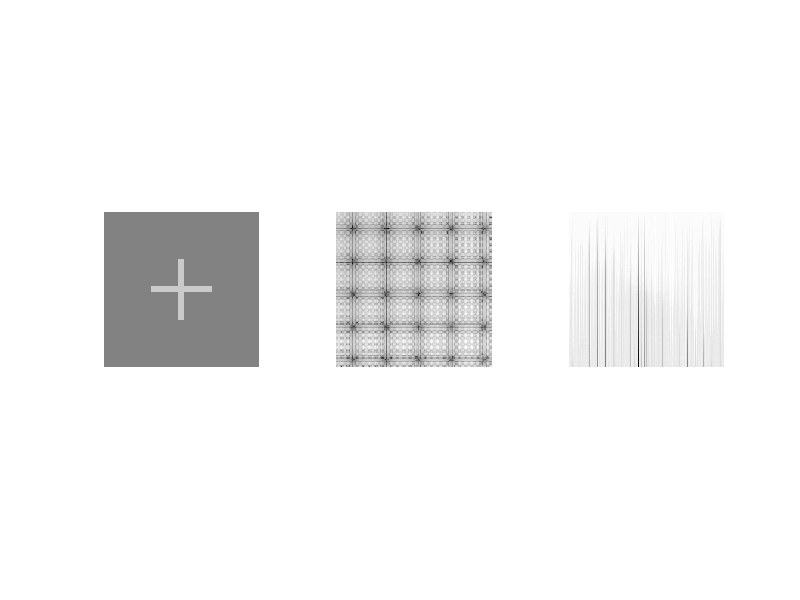
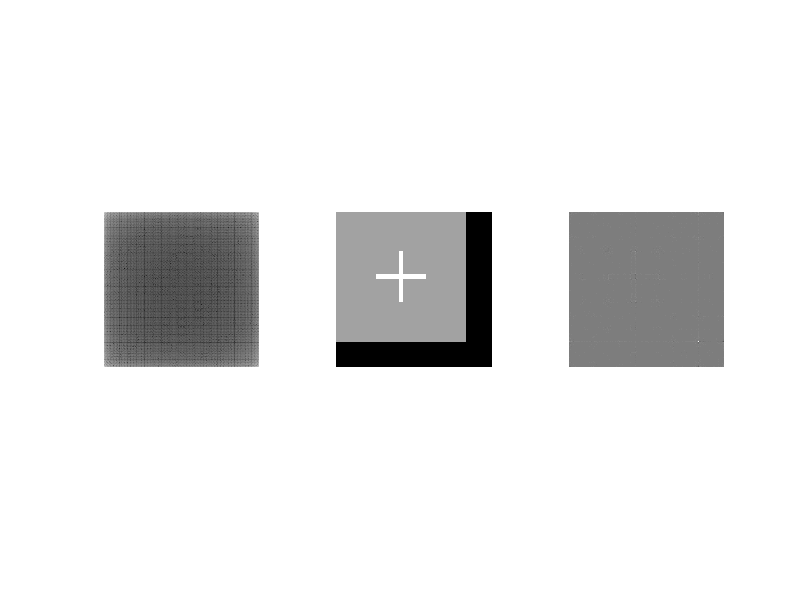
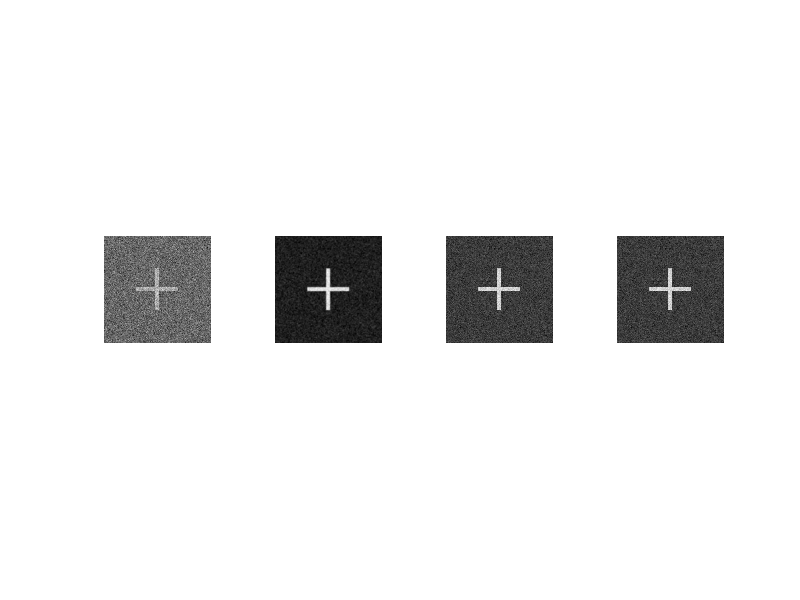

These figures' MATLAB source, in order:
cross = zeros(200, 200);
cross = cross + 200;
cross(1:90, 1:90) = 128;
cross(1:90, 110:200) = 128;
cross(110:200, 1:90) = 128;
cross(110:200, 110:200) = 128;

img = zeros(512, 512);
img = img + 128;
img(156:355, 156:355) = cross;

IMG = fftshift(fft2(img));

spettro_pot = log(abs(IMG(1:128, 1:128)));
spettro_fase = unwrap(angle(IMG));

figure;
subplot(1, 3, 1);
    imshow(img, [0, 255]);
subplot(1, 3, 2);
    imshow(spettro_pot, []);
subplot(1, 3, 3);
    imshow(spettro_fase, []);
    
close all;

IMGp = fft2(img, 612, 612);
imgr = ifft2(IMGp);

fase = cos(angle(IMGp)) + 1i * sin(angle(IMGp));
imgrf = ifft2(fase);

figure;
subplot(1, 3, 1);
    imshow(log(abs(IMGp)), []);
subplot(1, 3, 2);
    imshow(real(imgr), []);
subplot(1, 3, 3);
    imshow(real(imgrf), []);
    
close all;

imNoise = imnoise(mat2gray(img), 'gaussian', 0, 0.1);

f1 = fspecial('gaussian', 8, 5);
f2 = fspecial('gaussian', 8, 1);
f3 = fspecial('gaussian', 12, 5);

im1 = imfilter(imNoise, f1);
im2 = imfilter(imNoise, f2);
im3 = imfilter(imNoise, f3);

figure;
subplot(1, 4, 1);
    imshow(real(imNoise), []);
subplot(1, 4, 2);
    imshow(real(im1), []);
subplot(1, 4, 3);
    imshow(real(im2), []);
subplot(1, 4, 4);
    imshow(real(im2), []);
    
err1 = sum(sum(abs(img-im1))) / 512^2;
err2 = sum(sum(abs(img-im2))) / 512^2;
err3 = sum(sum(abs(img-im3))) / 512^2;

err1
err2
err3



